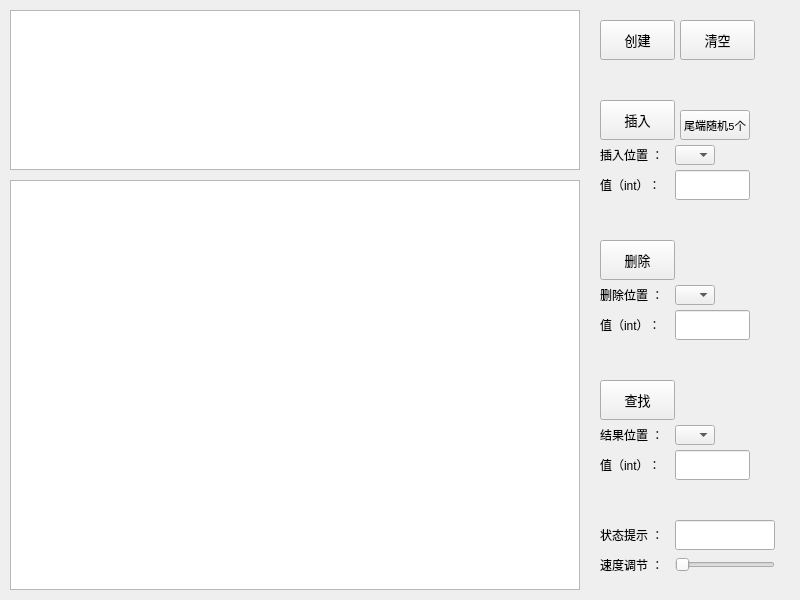
<?xml version="1.0" encoding="UTF-8"?>
<ui version="4.0">
 <class>DLinkList</class>
 <widget class="QWidget" name="DLinkList">
  <property name="geometry">
   <rect>
    <x>0</x>
    <y>0</y>
    <width>800</width>
    <height>600</height>
   </rect>
  </property>
  <property name="windowTitle">
   <string>Form</string>
  </property>
  <widget class="QGraphicsView" name="graphicsView">
   <property name="geometry">
    <rect>
     <x>10</x>
     <y>180</y>
     <width>570</width>
     <height>410</height>
    </rect>
   </property>
  </widget>
  <widget class="QTextBrowser" name="textBrowser">
   <property name="geometry">
    <rect>
     <x>10</x>
     <y>10</y>
     <width>570</width>
     <height>160</height>
    </rect>
   </property>
  </widget>
  <widget class="QPushButton" name="pushButtonDelete">
   <property name="geometry">
    <rect>
     <x>600</x>
     <y>240</y>
     <width>75</width>
     <height>40</height>
    </rect>
   </property>
   <property name="minimumSize">
    <size>
     <width>0</width>
     <height>20</height>
    </size>
   </property>
   <property name="font">
    <font>
     <family>Consolas</family>
     <pointsize>10</pointsize>
    </font>
   </property>
   <property name="text">
    <string>删除</string>
   </property>
  </widget>
  <widget class="QLabel" name="labelDeleteValue">
   <property name="geometry">
    <rect>
     <x>600</x>
     <y>310</y>
     <width>66</width>
     <height>30</height>
    </rect>
   </property>
   <property name="sizePolicy">
    <sizepolicy hsizetype="Minimum" vsizetype="Minimum">
     <horstretch>0</horstretch>
     <verstretch>0</verstretch>
    </sizepolicy>
   </property>
   <property name="minimumSize">
    <size>
     <width>60</width>
     <height>30</height>
    </size>
   </property>
   <property name="text">
    <string>值（int）：</string>
   </property>
  </widget>
  <widget class="QLineEdit" name="lineEditDelete">
   <property name="geometry">
    <rect>
     <x>675</x>
     <y>310</y>
     <width>75</width>
     <height>30</height>
    </rect>
   </property>
   <property name="sizePolicy">
    <sizepolicy hsizetype="Fixed" vsizetype="Fixed">
     <horstretch>0</horstretch>
     <verstretch>0</verstretch>
    </sizepolicy>
   </property>
   <property name="minimumSize">
    <size>
     <width>60</width>
     <height>30</height>
    </size>
   </property>
  </widget>
  <widget class="QComboBox" name="comboBoxDelete">
   <property name="enabled">
    <bool>true</bool>
   </property>
   <property name="geometry">
    <rect>
     <x>675</x>
     <y>285</y>
     <width>40</width>
     <height>20</height>
    </rect>
   </property>
  </widget>
  <widget class="QLabel" name="labelDeletePos">
   <property name="geometry">
    <rect>
     <x>600</x>
     <y>280</y>
     <width>75</width>
     <height>30</height>
    </rect>
   </property>
   <property name="sizePolicy">
    <sizepolicy hsizetype="Minimum" vsizetype="Minimum">
     <horstretch>0</horstretch>
     <verstretch>0</verstretch>
    </sizepolicy>
   </property>
   <property name="minimumSize">
    <size>
     <width>60</width>
     <height>30</height>
    </size>
   </property>
   <property name="text">
    <string>删除位置 ：</string>
   </property>
  </widget>
  <widget class="QPushButton" name="pushButtonLocate">
   <property name="geometry">
    <rect>
     <x>600</x>
     <y>380</y>
     <width>75</width>
     <height>40</height>
    </rect>
   </property>
   <property name="minimumSize">
    <size>
     <width>0</width>
     <height>20</height>
    </size>
   </property>
   <property name="font">
    <font>
     <family>Consolas</family>
     <pointsize>10</pointsize>
    </font>
   </property>
   <property name="text">
    <string>查找</string>
   </property>
  </widget>
  <widget class="QLineEdit" name="lineEditLocate">
   <property name="geometry">
    <rect>
     <x>675</x>
     <y>450</y>
     <width>75</width>
     <height>30</height>
    </rect>
   </property>
   <property name="sizePolicy">
    <sizepolicy hsizetype="Fixed" vsizetype="Fixed">
     <horstretch>0</horstretch>
     <verstretch>0</verstretch>
    </sizepolicy>
   </property>
   <property name="minimumSize">
    <size>
     <width>60</width>
     <height>30</height>
    </size>
   </property>
  </widget>
  <widget class="QComboBox" name="comboBoxLocate">
   <property name="enabled">
    <bool>true</bool>
   </property>
   <property name="geometry">
    <rect>
     <x>675</x>
     <y>425</y>
     <width>40</width>
     <height>20</height>
    </rect>
   </property>
  </widget>
  <widget class="QLabel" name="labelLocateValue">
   <property name="geometry">
    <rect>
     <x>600</x>
     <y>450</y>
     <width>66</width>
     <height>30</height>
    </rect>
   </property>
   <property name="sizePolicy">
    <sizepolicy hsizetype="Minimum" vsizetype="Minimum">
     <horstretch>0</horstretch>
     <verstretch>0</verstretch>
    </sizepolicy>
   </property>
   <property name="minimumSize">
    <size>
     <width>60</width>
     <height>30</height>
    </size>
   </property>
   <property name="text">
    <string>值（int）：</string>
   </property>
  </widget>
  <widget class="QLabel" name="labelResultPos">
   <property name="geometry">
    <rect>
     <x>600</x>
     <y>420</y>
     <width>75</width>
     <height>30</height>
    </rect>
   </property>
   <property name="sizePolicy">
    <sizepolicy hsizetype="Minimum" vsizetype="Minimum">
     <horstretch>0</horstretch>
     <verstretch>0</verstretch>
    </sizepolicy>
   </property>
   <property name="minimumSize">
    <size>
     <width>60</width>
     <height>30</height>
    </size>
   </property>
   <property name="text">
    <string>结果位置 ：</string>
   </property>
  </widget>
  <widget class="QLabel" name="labelTimeControl">
   <property name="geometry">
    <rect>
     <x>600</x>
     <y>550</y>
     <width>75</width>
     <height>30</height>
    </rect>
   </property>
   <property name="sizePolicy">
    <sizepolicy hsizetype="Minimum" vsizetype="Minimum">
     <horstretch>0</horstretch>
     <verstretch>0</verstretch>
    </sizepolicy>
   </property>
   <property name="minimumSize">
    <size>
     <width>60</width>
     <height>30</height>
    </size>
   </property>
   <property name="text">
    <string>速度调节 ：</string>
   </property>
  </widget>
  <widget class="QPushButton" name="pushButtonInit">
   <property name="geometry">
    <rect>
     <x>600</x>
     <y>20</y>
     <width>75</width>
     <height>40</height>
    </rect>
   </property>
   <property name="minimumSize">
    <size>
     <width>0</width>
     <height>20</height>
    </size>
   </property>
   <property name="font">
    <font>
     <family>Consolas</family>
     <pointsize>10</pointsize>
    </font>
   </property>
   <property name="text">
    <string>创建</string>
   </property>
  </widget>
  <widget class="QLabel" name="labelInsertValue">
   <property name="geometry">
    <rect>
     <x>600</x>
     <y>170</y>
     <width>66</width>
     <height>30</height>
    </rect>
   </property>
   <property name="sizePolicy">
    <sizepolicy hsizetype="Minimum" vsizetype="Minimum">
     <horstretch>0</horstretch>
     <verstretch>0</verstretch>
    </sizepolicy>
   </property>
   <property name="minimumSize">
    <size>
     <width>60</width>
     <height>30</height>
    </size>
   </property>
   <property name="text">
    <string>值（int）：</string>
   </property>
  </widget>
  <widget class="QLineEdit" name="lineEditInsert">
   <property name="geometry">
    <rect>
     <x>675</x>
     <y>170</y>
     <width>75</width>
     <height>30</height>
    </rect>
   </property>
   <property name="sizePolicy">
    <sizepolicy hsizetype="Fixed" vsizetype="Fixed">
     <horstretch>0</horstretch>
     <verstretch>0</verstretch>
    </sizepolicy>
   </property>
   <property name="minimumSize">
    <size>
     <width>60</width>
     <height>30</height>
    </size>
   </property>
  </widget>
  <widget class="QPushButton" name="pushButtonInsert">
   <property name="geometry">
    <rect>
     <x>600</x>
     <y>100</y>
     <width>75</width>
     <height>40</height>
    </rect>
   </property>
   <property name="minimumSize">
    <size>
     <width>0</width>
     <height>20</height>
    </size>
   </property>
   <property name="font">
    <font>
     <family>Consolas</family>
     <pointsize>10</pointsize>
    </font>
   </property>
   <property name="text">
    <string>插入</string>
   </property>
  </widget>
  <widget class="QComboBox" name="comboBoxInsert">
   <property name="enabled">
    <bool>true</bool>
   </property>
   <property name="geometry">
    <rect>
     <x>675</x>
     <y>145</y>
     <width>40</width>
     <height>20</height>
    </rect>
   </property>
  </widget>
  <widget class="QLabel" name="labelInsert">
   <property name="geometry">
    <rect>
     <x>600</x>
     <y>140</y>
     <width>75</width>
     <height>30</height>
    </rect>
   </property>
   <property name="sizePolicy">
    <sizepolicy hsizetype="Minimum" vsizetype="Minimum">
     <horstretch>0</horstretch>
     <verstretch>0</verstretch>
    </sizepolicy>
   </property>
   <property name="minimumSize">
    <size>
     <width>60</width>
     <height>30</height>
    </size>
   </property>
   <property name="text">
    <string>插入位置 ：</string>
   </property>
  </widget>
  <widget class="QLabel" name="labelState">
   <property name="geometry">
    <rect>
     <x>600</x>
     <y>520</y>
     <width>60</width>
     <height>30</height>
    </rect>
   </property>
   <property name="sizePolicy">
    <sizepolicy hsizetype="Minimum" vsizetype="Minimum">
     <horstretch>0</horstretch>
     <verstretch>0</verstretch>
    </sizepolicy>
   </property>
   <property name="minimumSize">
    <size>
     <width>60</width>
     <height>30</height>
    </size>
   </property>
   <property name="text">
    <string>状态提示 ：</string>
   </property>
  </widget>
  <widget class="QLineEdit" name="lineEditState">
   <property name="geometry">
    <rect>
     <x>675</x>
     <y>520</y>
     <width>100</width>
     <height>30</height>
    </rect>
   </property>
   <property name="sizePolicy">
    <sizepolicy hsizetype="Fixed" vsizetype="Fixed">
     <horstretch>0</horstretch>
     <verstretch>0</verstretch>
    </sizepolicy>
   </property>
   <property name="minimumSize">
    <size>
     <width>60</width>
     <height>30</height>
    </size>
   </property>
  </widget>
  <widget class="QSlider" name="horizontalSlider">
   <property name="geometry">
    <rect>
     <x>675</x>
     <y>555</y>
     <width>100</width>
     <height>20</height>
    </rect>
   </property>
   <property name="mouseTracking">
    <bool>true</bool>
   </property>
   <property name="orientation">
    <enum>Qt::Horizontal</enum>
   </property>
  </widget>
  <widget class="QPushButton" name="pushButtonRandomInsert5">
   <property name="geometry">
    <rect>
     <x>680</x>
     <y>110</y>
     <width>70</width>
     <height>30</height>
    </rect>
   </property>
   <property name="minimumSize">
    <size>
     <width>0</width>
     <height>20</height>
    </size>
   </property>
   <property name="font">
    <font>
     <family>Consolas</family>
     <pointsize>8</pointsize>
    </font>
   </property>
   <property name="text">
    <string>尾端随机5个</string>
   </property>
  </widget>
  <widget class="QPushButton" name="pushButtonClear">
   <property name="geometry">
    <rect>
     <x>680</x>
     <y>20</y>
     <width>75</width>
     <height>40</height>
    </rect>
   </property>
   <property name="minimumSize">
    <size>
     <width>0</width>
     <height>20</height>
    </size>
   </property>
   <property name="font">
    <font>
     <family>Consolas</family>
     <pointsize>10</pointsize>
    </font>
   </property>
   <property name="text">
    <string>清空</string>
   </property>
  </widget>
 </widget>
 <resources/>
 <connections/>
</ui>
